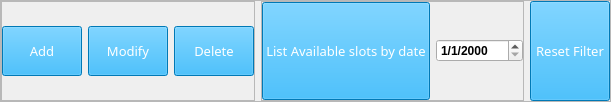
                       <widget class="QFrame" name="frame_7">
                        <property name="frameShape">
                         <enum>QFrame::StyledPanel</enum>
                        </property>
                        <property name="frameShadow">
                         <enum>QFrame::Raised</enum>
                        </property>
                        <layout class="QHBoxLayout" name="horizontalLayout_7">
                         <property name="leftMargin">
                          <number>0</number>
                         </property>
                         <property name="topMargin">
                          <number>0</number>
                         </property>
                         <property name="rightMargin">
                          <number>0</number>
                         </property>
                         <property name="bottomMargin">
                          <number>0</number>
                         </property>
                         <item alignment="Qt::AlignLeft">
                          <widget class="QFrame" name="buttons_frame">
                           <property name="sizePolicy">
                            <sizepolicy hsizetype="Expanding" vsizetype="Preferred">
                             <horstretch>0</horstretch>
                             <verstretch>0</verstretch>
                            </sizepolicy>
                           </property>
                           <property name="frameShape">
                            <enum>QFrame::StyledPanel</enum>
                           </property>
                           <property name="frameShadow">
                            <enum>QFrame::Raised</enum>
                           </property>
                           <layout class="QHBoxLayout" name="horizontalLayout_3">
                            <property name="leftMargin">
                             <number>0</number>
                            </property>
                            <property name="topMargin">
                             <number>0</number>
                            </property>
                            <property name="rightMargin">
                             <number>0</number>
                            </property>
                            <property name="bottomMargin">
                             <number>0</number>
                            </property>
                            <item>
                             <widget class="QPushButton" name="add_btn">
                              <property name="sizePolicy">
                               <sizepolicy hsizetype="Fixed" vsizetype="Fixed">
                                <horstretch>0</horstretch>
                                <verstretch>0</verstretch>
                               </sizepolicy>
                              </property>
                              <property name="minimumSize">
                               <size>
                                <width>75</width>
                                <height>50</height>
                               </size>
                              </property>
                              <property name="font">
                               <font>
                                <family>Comfortaa</family>
                                <pointsize>10</pointsize>
                                <weight>50</weight>
                                <italic>false</italic>
                                <bold>false</bold>
                               </font>
                              </property>
                              <property name="styleSheet">
                               <string notr="true">background-color: rgb(0, 170, 255);
color: rgb(255, 255, 255);</string>
                              </property>
                              <property name="text">
                               <string>Add</string>
                              </property>
                              <property name="icon">
                               <iconset>
                                <normaloff>icons/icons8-add-30.png</normaloff>icons/icons8-add-30.png</iconset>
                              </property>
                             </widget>
                            </item>
                            <item>
                             <widget class="QPushButton" name="modify_btn">
                              <property name="sizePolicy">
                               <sizepolicy hsizetype="Fixed" vsizetype="Fixed">
                                <horstretch>0</horstretch>
                                <verstretch>0</verstretch>
                               </sizepolicy>
                              </property>
                              <property name="minimumSize">
                               <size>
                                <width>75</width>
                                <height>50</height>
                               </size>
                              </property>
                              <property name="font">
                               <font>
                                <family>Comfortaa</family>
                                <pointsize>10</pointsize>
                                <weight>50</weight>
                                <italic>false</italic>
                                <bold>false</bold>
                               </font>
                              </property>
                              <property name="styleSheet">
                               <string notr="true">background-color: rgb(0, 170, 255);
color: rgb(255, 255, 255);</string>
                              </property>
                              <property name="text">
                               <string>Modify</string>
                              </property>
                              <property name="icon">
                               <iconset>
                                <normaloff>icons/icons8-edit-24.png</normaloff>icons/icons8-edit-24.png</iconset>
                              </property>
                             </widget>
                            </item>
                            <item>
                             <widget class="QPushButton" name="delete_btn">
                              <property name="sizePolicy">
                               <sizepolicy hsizetype="Fixed" vsizetype="Fixed">
                                <horstretch>0</horstretch>
                                <verstretch>0</verstretch>
                               </sizepolicy>
                              </property>
                              <property name="minimumSize">
                               <size>
                                <width>75</width>
                                <height>50</height>
                               </size>
                              </property>
                              <property name="font">
                               <font>
                                <family>Comfortaa</family>
                                <pointsize>10</pointsize>
                                <weight>50</weight>
                                <italic>false</italic>
                                <bold>false</bold>
                               </font>
                              </property>
                              <property name="styleSheet">
                               <string notr="true">background-color: rgb(0, 170, 255);
color: rgb(255, 255, 255);</string>
                              </property>
                              <property name="text">
                               <string>Delete</string>
                              </property>
                              <property name="icon">
                               <iconset>
                                <normaloff>icons/icons8-delete-30.png</normaloff>icons/icons8-delete-30.png</iconset>
                              </property>
                             </widget>
                            </item>
                           </layout>
                          </widget>
                         </item>
                         <item alignment="Qt::AlignHCenter">
                          <widget class="QFrame" name="frame_3">
                           <property name="sizePolicy">
                            <sizepolicy hsizetype="Preferred" vsizetype="Preferred">
                             <horstretch>0</horstretch>
                             <verstretch>0</verstretch>
                            </sizepolicy>
                           </property>
                           <property name="minimumSize">
                            <size>
                             <width>0</width>
                             <height>100</height>
                            </size>
                           </property>
                           <property name="styleSheet">
                            <string notr="true"/>
                           </property>
                           <property name="frameShape">
                            <enum>QFrame::StyledPanel</enum>
                           </property>
                           <property name="frameShadow">
                            <enum>QFrame::Raised</enum>
                           </property>
                           <layout class="QHBoxLayout" name="horizontalLayout_11">
                            <property name="leftMargin">
                             <number>0</number>
                            </property>
                            <property name="topMargin">
                             <number>0</number>
                            </property>
                            <property name="rightMargin">
                             <number>0</number>
                            </property>
                            <property name="bottomMargin">
                             <number>0</number>
                            </property>
                            <item>
                             <widget class="QPushButton" name="list_btn">
                              <property name="sizePolicy">
                               <sizepolicy hsizetype="Minimum" vsizetype="Preferred">
                                <horstretch>0</horstretch>
                                <verstretch>0</verstretch>
                               </sizepolicy>
                              </property>
                              <property name="font">
                               <font>
                                <family>Comfortaa</family>
                                <pointsize>10</pointsize>
                                <weight>50</weight>
                                <italic>false</italic>
                                <bold>false</bold>
                               </font>
                              </property>
                              <property name="styleSheet">
                               <string notr="true">background-color: rgb(0, 170, 255);
color: rgb(255, 255, 255);
</string>
                              </property>
                              <property name="text">
                               <string>List Available slots by date</string>
                              </property>
                              <property name="icon">
                               <iconset>
                                <normaloff>icons/clock.png</normaloff>icons/clock.png</iconset>
                              </property>
                              <property name="iconSize">
                               <size>
                                <width>20</width>
                                <height>20</height>
                               </size>
                              </property>
                             </widget>
                            </item>
                            <item>
                             <widget class="QDateEdit" name="list_date_edit">
                              <property name="font">
                               <font>
                                <pointsize>9</pointsize>
                                <weight>75</weight>
                                <bold>true</bold>
                               </font>
                              </property>
                              <property name="styleSheet">
                               <string notr="true"/>
                              </property>
                              <property name="displayFormat">
                               <string>d/M/yyyy</string>
                              </property>
                             </widget>
                            </item>
                           </layout>
                          </widget>
                         </item>
                         <item alignment="Qt::AlignRight">
                          <widget class="QPushButton" name="reset_btn_appt">
                           <property name="sizePolicy">
                            <sizepolicy hsizetype="Preferred" vsizetype="Preferred">
                             <horstretch>0</horstretch>
                             <verstretch>0</verstretch>
                            </sizepolicy>
                           </property>
                           <property name="minimumSize">
                            <size>
                             <width>75</width>
                             <height>50</height>
                            </size>
                           </property>
                           <property name="maximumSize">
                            <size>
                             <width>300</width>
                             <height>16777215</height>
                            </size>
                           </property>
                           <property name="font">
                            <font>
                             <family>Comfortaa</family>
                             <pointsize>10</pointsize>
                             <weight>50</weight>
                             <italic>false</italic>
                             <bold>false</bold>
                            </font>
                           </property>
                           <property name="styleSheet">
                            <string notr="true">color: rgb(255, 255, 255);
background-color: rgb(0, 170, 255);</string>
                           </property>
                           <property name="text">
                            <string>Reset Filter</string>
                           </property>
                           <property name="icon">
                            <iconset>
                             <normaloff>icons/icons8-delete-30.png</normaloff>icons/icons8-delete-30.png</iconset>
                           </property>
                          </widget>
                         </item>
                        </layout>
                       </widget>
